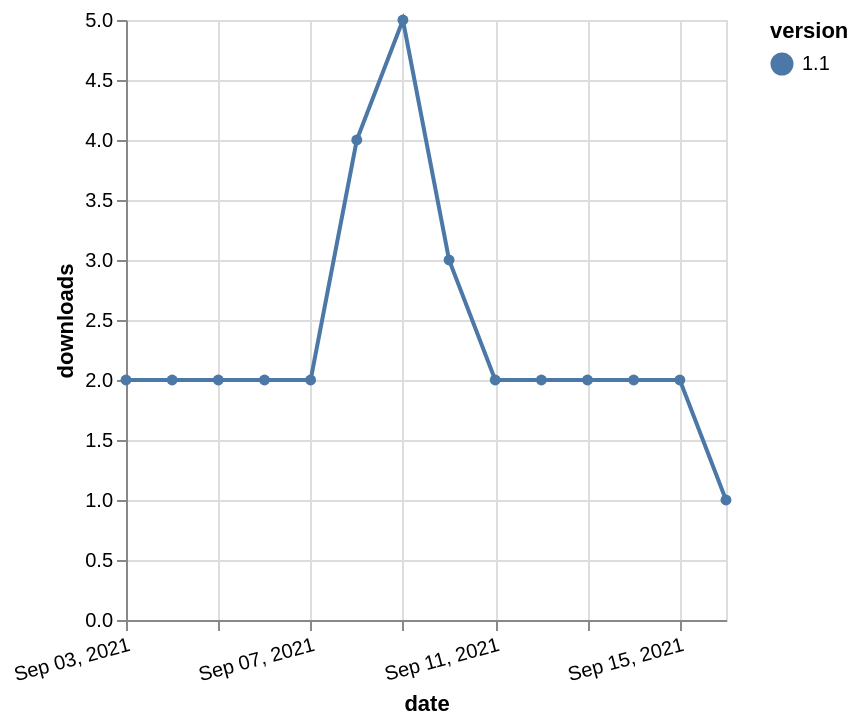

Vega-Lite specification stored for this chart:
### Vega-Lite specification from a JSON file in a GitHub repository (floating-point values rounded to 4 significant figures)
{"$schema": "https://vega.github.io/schema/vega-lite/v5.json", "description": "A simple bar chart with embedded data.", "data": {"values": [{"date": "2021-09-03", "total": 2953, "delta": 2, "version": "1.1"}, {"date": "2021-09-04", "total": 2955, "delta": 2, "version": "1.1"}, {"date": "2021-09-05", "total": 2957, "delta": 2, "version": "1.1"}, {"date": "2021-09-06", "total": 2959, "delta": 2, "version": "1.1"}, {"date": "2021-09-07", "total": 2961, "delta": 2, "version": "1.1"}, {"date": "2021-09-08", "total": 2965, "delta": 4, "version": "1.1"}, {"date": "2021-09-09", "total": 2970, "delta": 5, "version": "1.1"}, {"date": "2021-09-10", "total": 2973, "delta": 3, "version": "1.1"}, {"date": "2021-09-11", "total": 2975, "delta": 2, "version": "1.1"}, {"date": "2021-09-12", "total": 2977, "delta": 2, "version": "1.1"}, {"date": "2021-09-13", "total": 2979, "delta": 2, "version": "1.1"}, {"date": "2021-09-14", "total": 2981, "delta": 2, "version": "1.1"}, {"date": "2021-09-15", "total": 2983, "delta": 2, "version": "1.1"}, {"date": "2021-09-16", "total": 2984, "delta": 1, "version": "1.1"}]}, "width": "container", "mark": {"type": "line", "point": {"filled": true}}, "encoding": {"x": {"field": "date", "type": "temporal", "timeUnit": "yearmonthdate", "title": "date", "axis": {"labelAngle": -15}}, "y": {"field": "delta", "type": "quantitative", "title": "downloads"}, "color": {"field": "version", "type": "nominal"}, "tooltip": {"field": "delta"}}}
